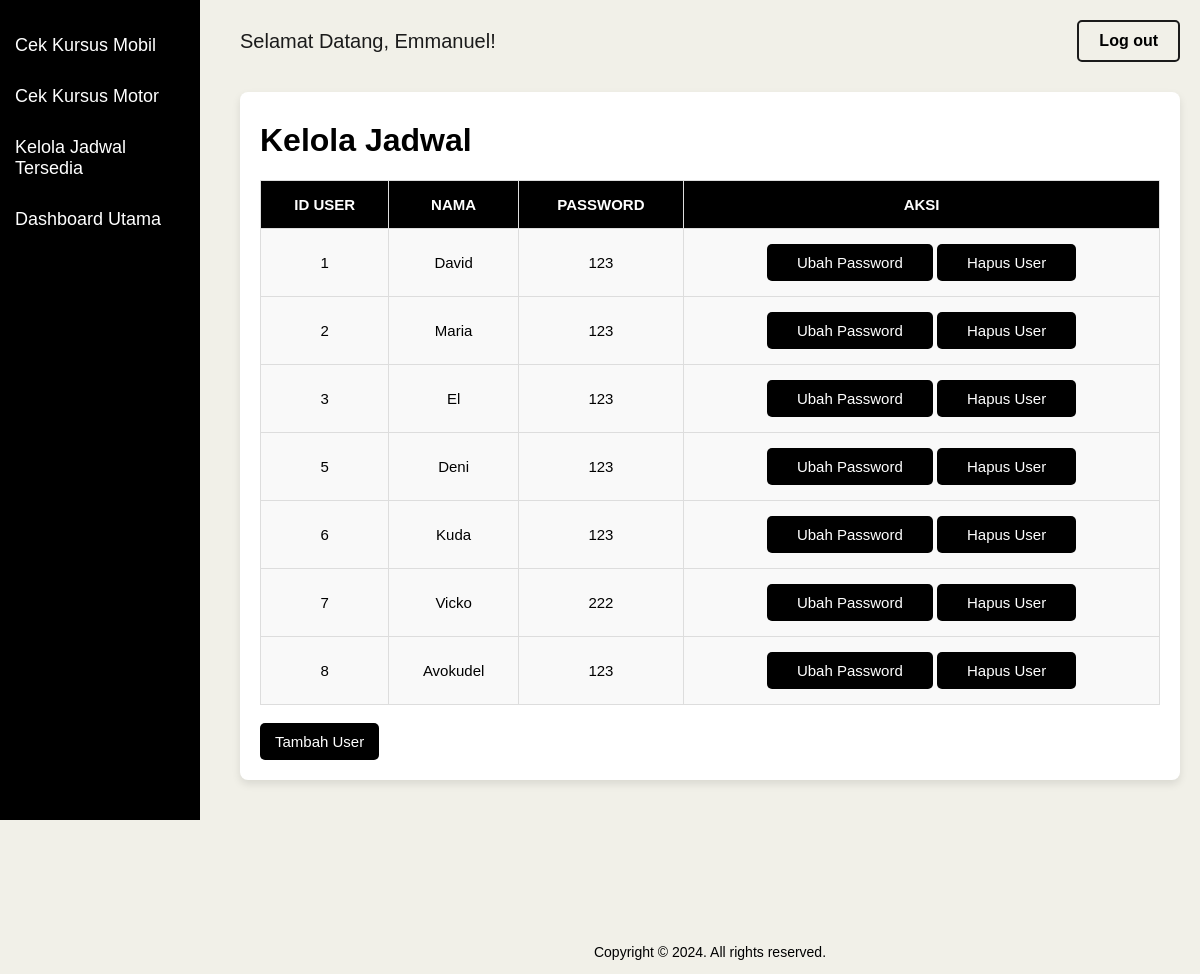
Screenshot of /frontend/admin/view-kelola-user.php (signed in) with the database file from the repository.
### tables this page shows
CREATE TABLE `user_profiles` (
  `idUser` int(11) NOT NULL,
  `nama` varchar(20) NOT NULL,
  `password` varchar(20) NOT NULL
);

### backend/admin/be-admin.php (called while the page is built, shortened)
<?php
    class Admin {
        public $host = "127.0.0.1";
        public $name = "dbkursus";
        public $user = "root";
        public $pass = "";
        public $db;
        public function __construct()
        {
            $this->db = new PDO(
                "mysql:host={$this->host};dbname={$this->name}",
                $this->user,
                $this->pass
            );
        }
        public function tampilkanUser()
        {
            $query = $this->db->prepare("SELECT * FROM user_profiles");
            $query->execute();
            $data = $query->fetchAll();
            return $data;
        }
    }
?>

### frontend/admin/view-kelola-user.php (the view, shortened to what this page needs)
<html>
<head>
</head>
<body>
    <div class="sidebar">
        <button onclick="adminPage('mobil')">Cek Kursus Mobil</button>
        <button onclick="adminPage('motor')">Cek Kursus Motor</button>
        <button onclick="kelolaJadwal()">Kelola Jadwal Tersedia</button>
        <button onclick="kembaliDashboard()">Dashboard Utama</button>
    </div>
    <div class="content">
        <div class="navbar">
            <span>Selamat Datang, <?php echo htmlspecialchars($_SESSION['admin_name']); ?>!</span>
            <button onclick="logoutPage()">Log out</button>
        </div>
        <div class="table-container">
            <h1>Kelola Jadwal</h1>
            <?php
                include "../../backend/admin/be-admin.php";
                $pk = new Admin();
                $dtk = $pk->tampilkanUser();
                echo "<table>";
                echo "<tr> <th>ID USER</th> <th>NAMA</th> <th>PASSWORD</th> <th>AKSI</th></tr>";
                foreach ($dtk as $d) {
                    echo "<tr>";
                        echo "<td>" .$d["idUser"]. "</td>";
                        echo "<td>" .$d["nama"]. "</td>";
                        echo "<td>" .$d["password"]. "</td>";
                        echo "<td>";
                            echo "<button><a href='view-edit-user.php?idUser=".$d["idUser"]."'>Ubah Password</a></button>";
                            echo "  <button><a href='../../backend/admin/proses-hapus-user.php?idUser=".$d["idUser"]."'>Hapus User</a></button>";
                        echo "</td>";
                    echo "</tr>";
                }
                echo "</table><br>";
            ?>
            <button onclick="tambahUser()">Tambah User</button>
        </div>
        <footer class="bg-white">
            <p class="mt-4 text-center text-sm text-black lg:mt-0 lg:text-right">
                Copyright &copy; 2024. All rights reserved.
            </p>
        </footer>
    </div>
</body>
</html>

### frontend/admin/view-kelola-user.php (style rules this page uses)
body { display: flex; min-height: 100vh; margin: 0; font-family: Arial, sans-serif; background-color: #F1F0E8; }
.sidebar { width: 200px; height: 100vh; background-color: #000; position: fixed; top: 0; left: 0; padding-top: 20px; color: white; }
.sidebar button { width: 100%; padding: 15px; border: none; background: none; color: white; font-size: 18px; text-align: left; cursor: pointer; }
.content { margin-left: 220px; padding: 20px; width: 100%; }
.navbar { display: flex; justify-content: space-between; align-items: center; background-color: none; color: #1b1b1b; font-size: 20px; }
.navbar button { padding: 10px 20px; font-size: 1rem; border: 2px solid #1b1b1b; border-radius: 5px; cursor: pointer; transition: background-color 0.3s, transform 0.2s; background-color: #F1F0E8; color: black; font-weight: bold; }
.table-container { margin-top: 30px; padding: 10px; background-color: #fff; border-radius: 8px; box-shadow: 0 4px 8px rgba(0, 0, 0, 0.1); padding: 20px; }
h1 { margin-top: 10px; }
table { width: 100%; border-collapse: collapse; margin-top: 20px; }
th, td { padding: 15px; text-align: center; font-size: 15px; border: 1px solid #ddd; background-color: #f9f9f9; }
th { background-color: #000; color: #fff; font-weight: bold; }
button, button a { padding: 10px 15px; font-size: 15px; border-radius: 5px; cursor: pointer; background-color: #000; color: white; border: none; text-decoration: none; transition: background-color 0.3s, transform 0.2s; }
footer { display: flex; justify-content: center; align-items: center; text-align: center; margin-top: 150px; font-size: 14px; }

### rows the page displays
user_profiles: idUser "1", nama "David", password "123"
user_profiles: idUser "2", nama "Maria", password "123"
user_profiles: idUser "3", nama "El", password "123"
user_profiles: idUser "5", nama "Deni", password "123"
user_profiles: idUser "6", nama "Kuda", password "123"
user_profiles: idUser "7", nama "Vicko", password "222"
user_profiles: idUser "8", nama "Avokudel", password "123"

### other values shown
$_SESSION['admin_name'] "Emmanuel"
